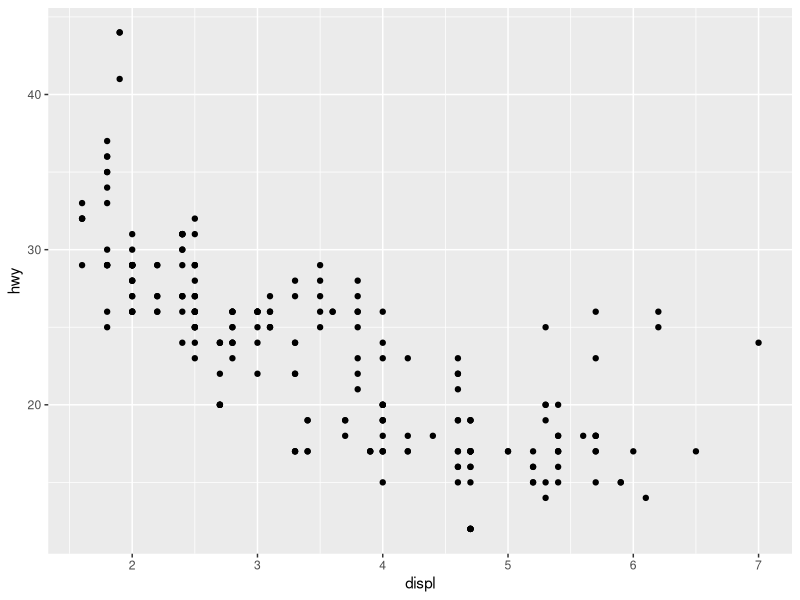
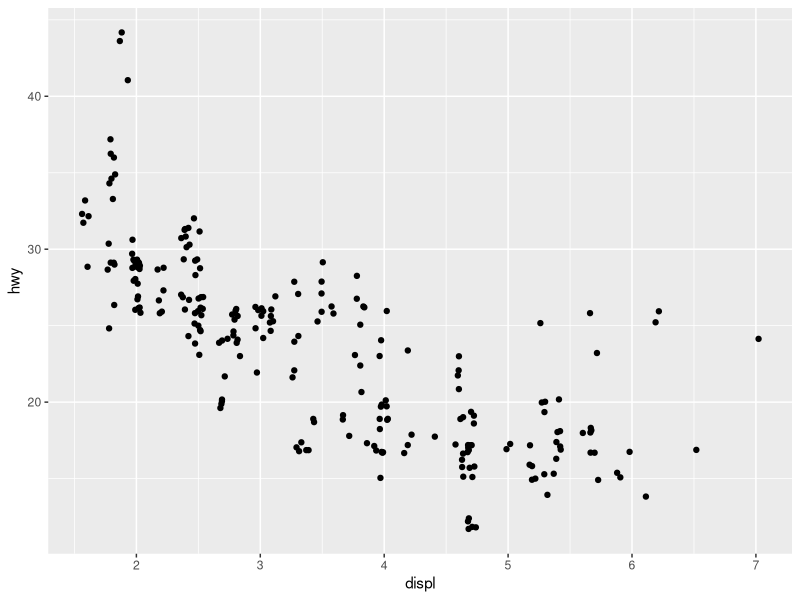
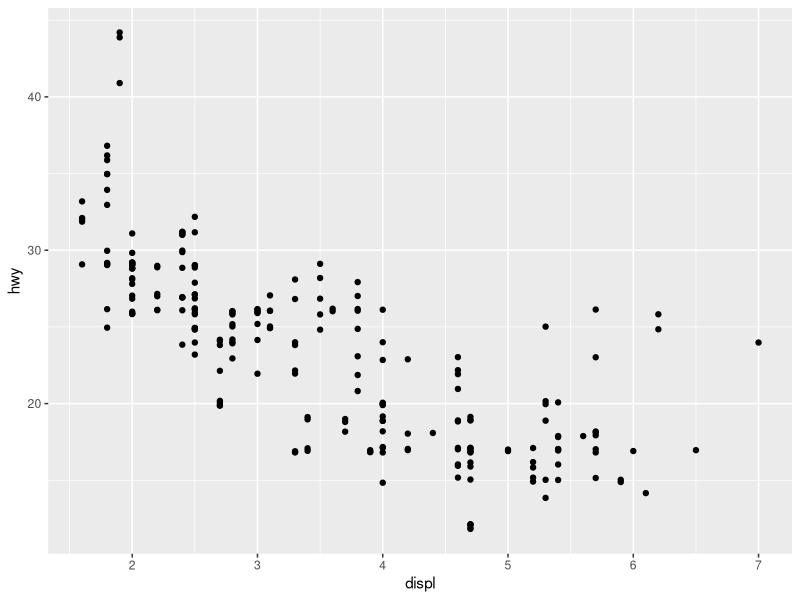
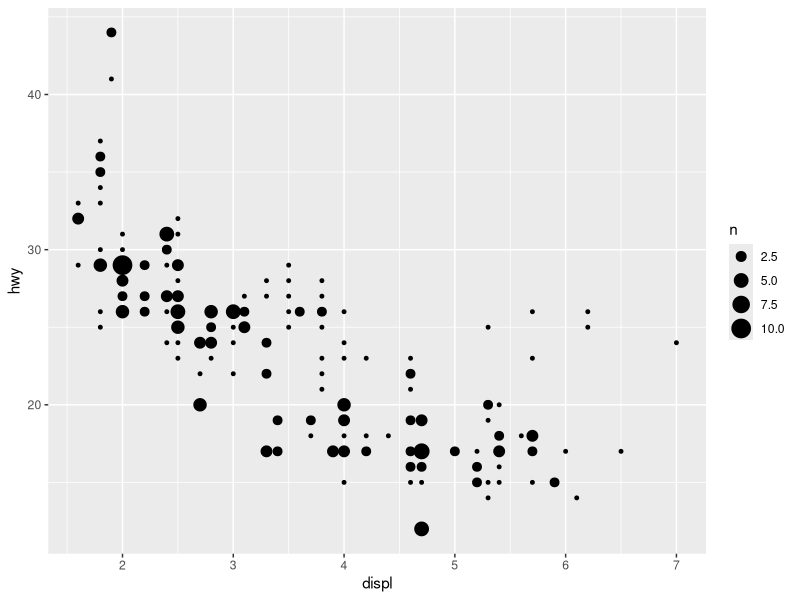
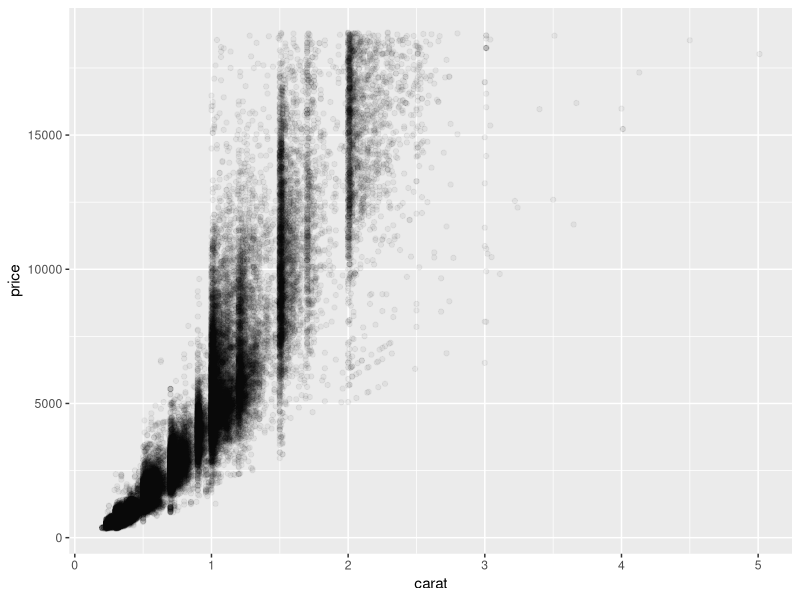
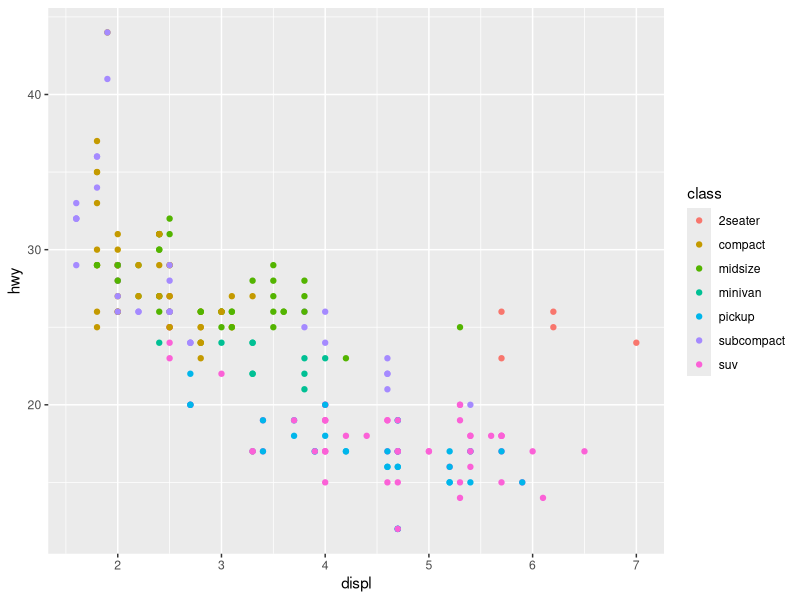
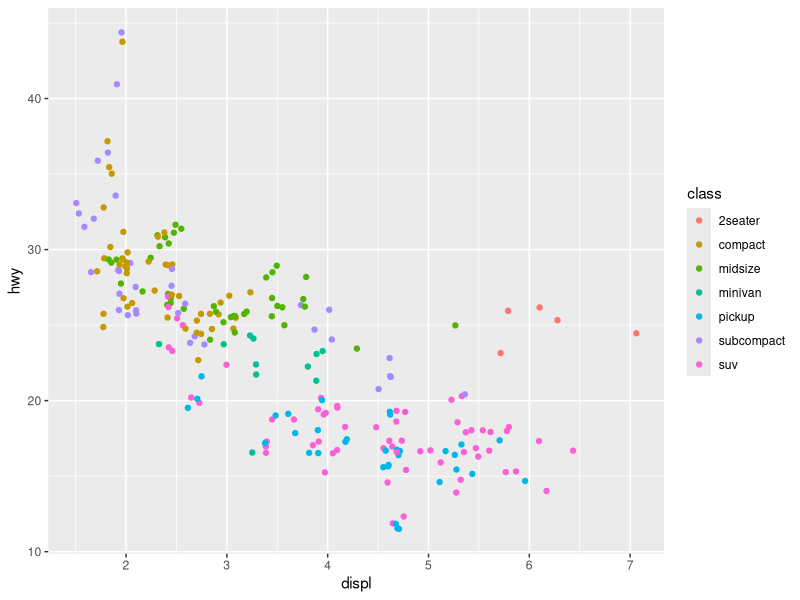
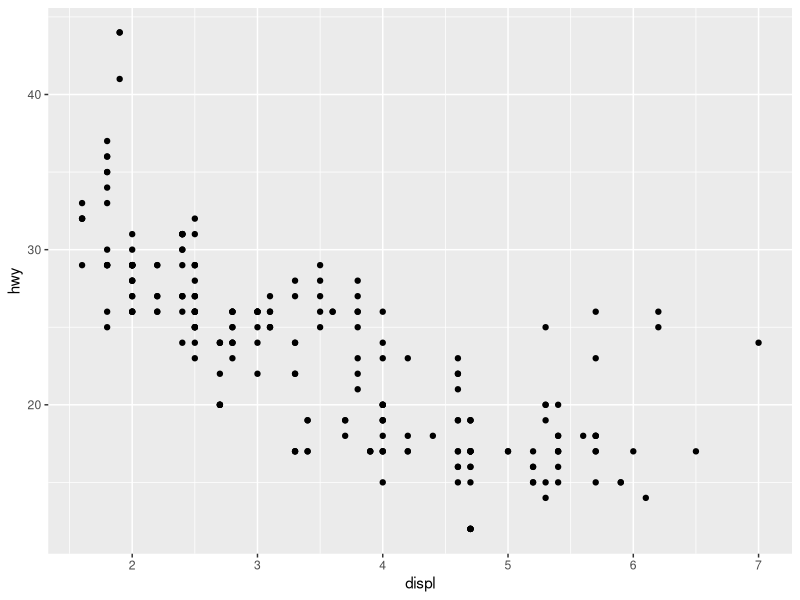

Generate these figures, in order, with R:
## ---- chunk 1
# knitr options
knitr::opts_chunk$set(echo = TRUE)
## ---- chunk 2
library(tidyverse)
## ---- chunk 3
## NOTE: No need to modify! Just example code
mpg %>% 
  ggplot(mapping = aes(x = displ, y = hwy)) +
  geom_point()
## ---- chunk 4
## NOTE: No need to modify! Just example code
mpg %>% 
  ggplot(mapping = aes(x = displ, y = hwy)) +
  geom_jitter()
## ---- chunk 5
## TASK: Adjust the jittering to be 0 in the horizontal direction
mpg %>% 
  ggplot(mapping = aes(x = displ, y = hwy)) +
  geom_jitter(
    width = 0,
    height = 0.2,
  )
## ---- chunk 6
## NOTE: No need to modify! Just example code
mpg %>% 
  ggplot(mapping = aes(x = displ, y = hwy)) +
  geom_count()
## ---- chunk 7
## NOTE: No need to modify! Just example code
diamonds %>% 
  ggplot(aes(x = carat, y = price)) +
  geom_point(alpha = 1/20)
## ---- chunk 8
mpg %>% 
  ggplot(aes(x = displ, y = hwy, color = class)) +
  geom_point()
## ---- chunk 9
## TASK: Color each point by vehicle `class`
mpg %>% 
  ggplot(mapping = aes(
    x = displ,
    y = hwy,
    color = class,
  )) +
  geom_jitter(width = 0.1, height = 0.5)
## ---- chunk 10
## NOTE: No need to modify! Just example code
ggplot(
  data = mpg,
  mapping = aes(x = displ, y = hwy)
) +
  geom_point()
## ---- chunk 11
## NOTE: No need to modify! Just example code
ggplot(
  mpg,
  aes(x = displ, y = hwy)
) +
  geom_point()
## ---- chunk 12
## NOTE: No need to modify! Just example code
ggplot(mpg, aes(displ, hwy)) +
  geom_point()
## ---- chunk 13
## NOTE: No need to modify! Just example code
ggplot(mpg, aes(x = displ)) +
  geom_point(aes(y = hwy, color = "hwy")) +
  geom_point(aes(y = cty, color = "cty"))
## ---- chunk 14
## TODO: Use df_annotate below to add text labels to the scatterplot
df_annotate <-
  mpg %>%
  group_by(class) %>%
  summarize(
    displ = mean(displ),
    hwy = mean(hwy)
  )

mpg %>%
  ggplot(aes(displ, hwy)) +
  geom_point(aes(color = class))
## ---- chunk 15
## NOTE: No need to modify! Just analyze the scatterplot
mpg %>%
  pivot_longer(names_to = "source", values_to = "mpg", c(hwy, cty)) %>%
  ggplot(aes(displ, mpg, color = source)) +
  geom_point() +
  scale_color_discrete(name = "Mileage Type") +
  labs(
    x = "Engine displacement (liters)",
    y = "Mileage (mpg)"
  )
## ---- chunk 16
economics %>%
  filter(date > lubridate::ymd("2010-01-01")) %>%
  ggplot(aes(date, pop)) +
  geom_col()
## ---- chunk 17
economics %>%
  filter(date > lubridate::ymd("2010-01-01")) %>%
  ggplot(aes(date, pop)) +
  geom_point()
## ---- chunk 18
economics %>%
  mutate(pop_delta = pop - lag(pop)) %>%
  filter(date > lubridate::ymd("2005-01-01")) %>%
  ggplot(aes(date, pop_delta)) +
  geom_col()
## ---- chunk 19
economics %>%
  mutate(pop_delta = pop - lag(pop)) %>%
  filter(date > lubridate::ymd("2005-01-01")) %>%
  ggplot(aes(date, pop_delta)) +
  geom_point()
